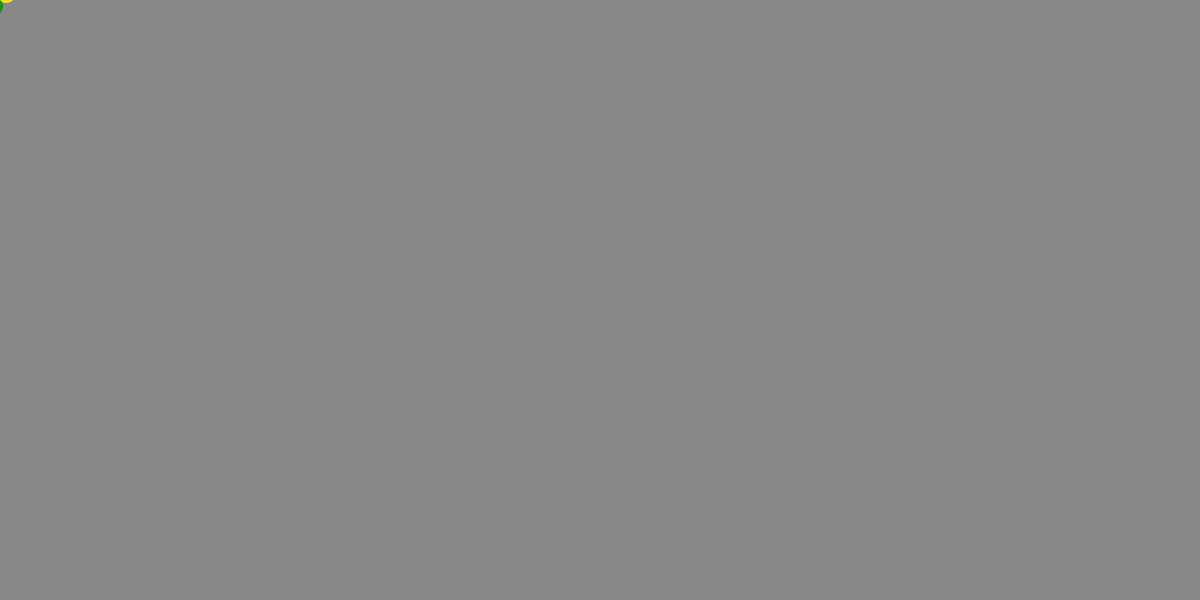
Frame 1 (no input)
Frame 60 (the mouse pressed at the canvas centre just before this capture): identical to frame 1, image omitted
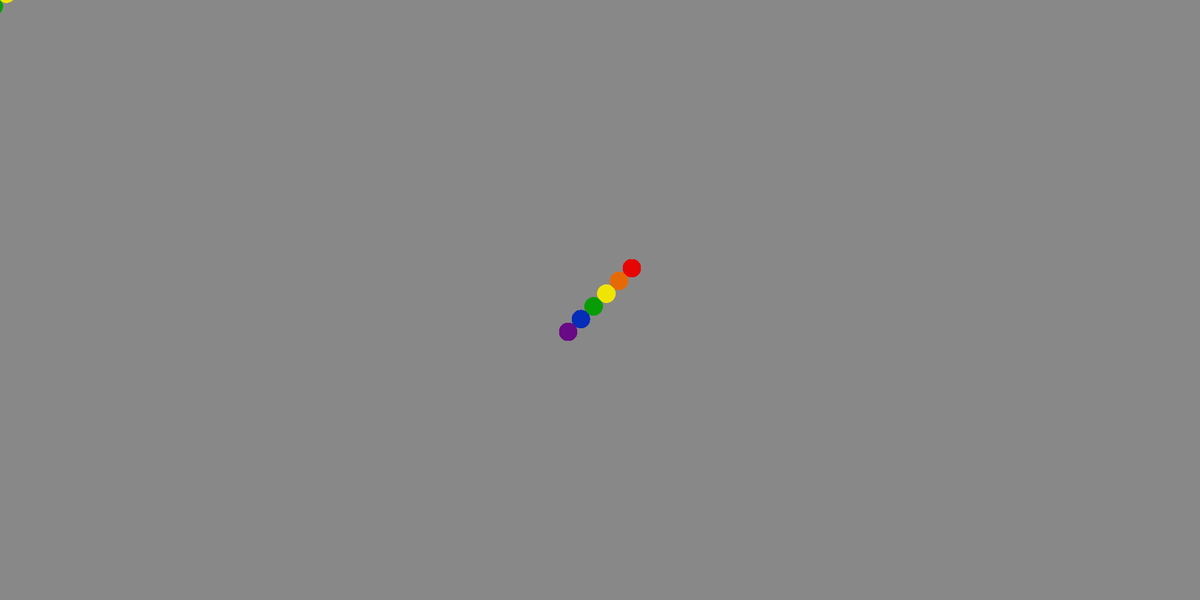
Frame 120 (the mouse held since frame 60 and released just before this capture)

The Processing sketch that drew these frames (run headless with seeded random() and noise(); from frame 60 on, the mouse is pressed at the canvas centre):

// Processing sketch: tail_homework
// ── tail_homework.pde
int num = 2000; //number of objects in tail
int size = 30; //size of each color bubble
Tail [] tail = new Tail [num]; //setting up an array of objects
//positions of all objects in tail
int [] x = new int [num];
int [] y = new int [num];
int indexPosition; //position in array of currently changing value

void setup () {
 size(2000,1000);
 
 //loading an array of objects
 for(int i = 0; i < tail.length; i++){
 tail [i] = new Tail (size);
 }
}

void draw() {
  background(#888888);
  
  //cycling through the array values with a buffering cycle algorithm
  indexPosition = (indexPosition + 1) % num;
  
  //setting the position of currently changing object
  x[indexPosition] = mouseX;
  y[indexPosition] = mouseY;
  
  //Drawing in the objects
  for(int i = 0; i < num; i++) { //drawing amount equal to num
    int pos = (indexPosition + i) % num; //making sure we don't try drawing from unexisting values
   tail[i].rainbow(x[pos],y[pos]); //drawing the objects themself
   //tail[i].ace(x[pos],y[pos]); //drawing the objects themself
  }
  
}

// ── drawing_class.pde
class Tail {
  
 int size;
  
  Tail (int temp_size){
  size = temp_size; //setting up to asign size in main code
  }
  
  
  void rainbow (int x, int y) {  
           //trying to calculate a distance, where the circles align edge to edge
    float offset = dist(0,0,(size/2),(size/2));
    noStroke();
    //drawing and coloring all the circles
    fill(#E50505);
    ellipse(x+offset*2.5, y-offset*2.5,size,size);
    fill(#E56A05);
    ellipse(x+offset*1.5, y-offset*1.5,size,size);
    fill(#F0E405);
    ellipse(x+offset/2, y-offset/2,size,size);
    fill(#089D06);
    ellipse(x-offset/2, y+offset/2,size,size);
    fill(#062DB7);
    ellipse(x-offset*1.5, y+offset*1.5,size,size);
    fill(#680986);
    ellipse(x-offset*2.5, y+offset*2.5,size,size);
    noFill();
  }
  
 void ace (int x, int y) {
          //trying to calculate a distance, where the circles align edge to edge
    float offset = dist(0,0,(size/2),(size/2));
    noStroke();
    //drawing and coloring all the circles
    fill(0);
    ellipse(x+offset*1.5, y-offset*1.5,size,size);
    fill(#aaaaaa);
    ellipse(x+offset/2, y-offset/2,size,size);
    fill(255);
    ellipse(x-offset/2, y+offset/2,size,size);
    fill(#930CAF);
    ellipse(x-offset*1.5, y+offset*1.5,size,size);  
    noFill();
  } 
  
  
  
  
  
  
  
  
  
  
  
  
  
  
  
  
  
  
  
  
  
  
  
  
}
